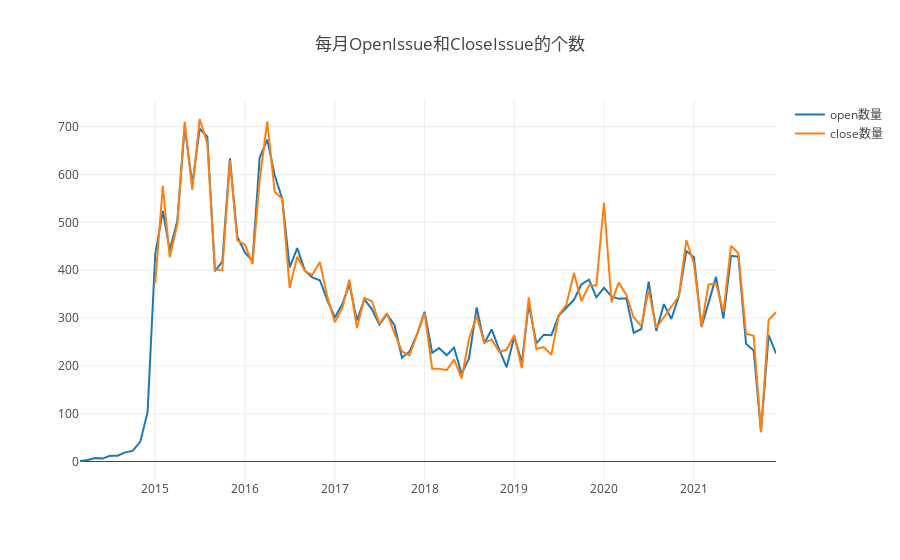

Write notebook code for a chart like this one.
### Code cell
//这里是二题
var openDigger = require('../src/open_digger');
var query = openDigger.driver.clickhouse.query;
var years = [2015,2016,2017,2018,2019,2020,2021];
var repo_id = 17165658;
Promise.all(
  years.map((year) => {
    return query(`
    select issue_created_at,issue_closed_at
    from github_log.events
    where repo_id=${repo_id} and type = 'PullRequestEvent' and toYear (created_at) = ${year}
    `);
  })
).then((data) => {
  //console.log(data);
  const issueOpenData = {};
  const issueCloseData = {};
  // let issumeAverageDuration = 0;
  for(let i = 0; i < data.length; i++) {
      for(let j = 0; j < data[i].length; j++) {
          if (data[i][j].issue_closed_at != null) {
              data[i][j].issue_created_at = data[i][j].issue_created_at.slice(0, 7);
              data[i][j].issue_closed_at = data[i][j].issue_closed_at.slice(0, 7);
              if (issueOpenData.hasOwnProperty(data[i][j].issue_created_at)){
                  issueOpenData[data[i][j].issue_created_at] = issueOpenData[data[i][j].issue_created_at]+1;
              }else{
                  issueOpenData[data[i][j].issue_created_at] = 1;
              }
          
              if (issueCloseData.hasOwnProperty(data[i][j].issue_closed_at)){
                  issueCloseData[data[i][j].issue_closed_at] = issueCloseData[data[i][j].issue_closed_at]+1;
              }else{
                  issueCloseData[data[i][j].issue_closed_at] = 1;
              }
          }
      }
  }
  const issueOpenDataOrder = Object.fromEntries(Object.entries(issueOpenData).sort());
  const issueCloseDataOrder = Object.fromEntries(Object.entries(issueCloseData).sort());

  let month = [],month2=[],openNum = [],closeNum = [];
  for (const key in issueOpenDataOrder) {
    month.push(key);
    openNum.push(issueOpenDataOrder[key]);
  }
  for (const key in issueCloseDataOrder) {
      if(key>'2015'){
          month2.push(key);
          closeNum.push(issueCloseDataOrder[key]);
      }
  }
  for(var i=0;i<month.length;i++){
      console.log(month[i] + ":","open数量:" + openNum[i]);
  }
  for(var i=0;i<month2.length;i++){
      console.log(month2[i] + ":","close数量:" + closeNum[i]);
  }
    
  openDigger.render.plotly([
                            {x: month, y: openNum, mode: 'scatter', name: 'open数量'},
                            {x: month2, y: closeNum, mode: 'scatter', name: 'close数量'},
                           ], { title: "每月OpenIssue和CloseIssue的个数" , 
                                
                              });
});

### Figure 1 — Plotly figure (JSON) as saved in the notebook; plotly's stock layout.template omitted (floating-point values rounded to 4 significant figures)
{"data": [{"mode": "scatter", "name": "open数量", "x": ["2014-03", "2014-04", "2014-05", "2014-06", "2014-07", "2014-08", "2014-09", "2014-10", "2014-11", "2014-12", "2015-01", "2015-02", "2015-03", "2015-04", "2015-05", "2015-06", "2015-07", "2015-08", "2015-09", "2015-10", "2015-11", "2015-12", "2016-01", "2016-02", "2016-03", "2016-04", "2016-05", "2016-06", "2016-07", "2016-08", "2016-09", "2016-10", "2016-11", "2016-12", "2017-01", "2017-02", "2017-03", "2017-04", "2017-05", "2017-06", "2017-07", "2017-08", "2017-09", "2017-10", "2017-11", "2017-12", "2018-01", "2018-02", "2018-03", "2018-04", "2018-05", "2018-06", "2018-07", "2018-08", "2018-09", "2018-10", "2018-11", "2018-12", "2019-01", "2019-02", "2019-03", "2019-04", "2019-05", "2019-06", "2019-07", "2019-08", "2019-09", "2019-10", "2019-11", "2019-12", "2020-01", "2020-02", "2020-03", "2020-04", "2020-05", "2020-06", "2020-07", "2020-08", "2020-09", "2020-10", "2020-11", "2020-12", "2021-01", "2021-02", "2021-03", "2021-04", "2021-05", "2021-06", "2021-07", "2021-08", "2021-09", "2021-10", "2021-11", "2021-12"], "y": [1, 3, 7, 6, 12, 12, 19, 22, 41, 103, 432, 524, 442, 503, 700, 580, 696, 679, 398, 418, 634, 470, 437, 419, 635, 673, 599, 549, 406, 446, 399, 385, 379, 338, 301, 330, 370, 295, 339, 318, 286, 308, 285, 217, 230, 265, 313, 227, 237, 222, 238, 183, 216, 322, 247, 276, 234, 197, 261, 207, 329, 247, 265, 264, 305, 322, 338, 370, 380, 343, 363, 345, 340, 341, 269, 277, 376, 273, 329, 298, 346, 440, 427, 281, 331, 386, 299, 430, 428, 246, 232, 63, 264, 226]}, {"mode": "scatter", "name": "close数量", "x": ["2015-01", "2015-02", "2015-03", "2015-04", "2015-05", "2015-06", "2015-07", "2015-08", "2015-09", "2015-10", "2015-11", "2015-12", "2016-01", "2016-02", "2016-03", "2016-04", "2016-05", "2016-06", "2016-07", "2016-08", "2016-09", "2016-10", "2016-11", "2016-12", "2017-01", "2017-02", "2017-03", "2017-04", "2017-05", "2017-06", "2017-07", "2017-08", "2017-09", "2017-10", "2017-11", "2017-12", "2018-01", "2018-02", "2018-03", "2018-04", "2018-05", "2018-06", "2018-07", "2018-08", "2018-09", "2018-10", "2018-11", "2018-12", "2019-01", "2019-02", "2019-03", "2019-04", "2019-05", "2019-06", "2019-07", "2019-08", "2019-09", "2019-10", "2019-11", "2019-12", "2020-01", "2020-02", "2020-03", "2020-04", "2020-05", "2020-06", "2020-07", "2020-08", "2020-09", "2020-10", "2020-11", "2020-12", "2021-01", "2021-02", "2021-03", "2021-04", "2021-05", "2021-06", "2021-07", "2021-08", "2021-09", "2021-10", "2021-11", "2021-12"], "y": [373, 576, 427, 496, 710, 568, 716, 665, 401, 400, 629, 462, 453, 413, 588, 711, 564, 549, 363, 428, 398, 390, 417, 345, 291, 322, 380, 279, 342, 335, 288, 310, 268, 230, 222, 267, 310, 194, 194, 191, 213, 174, 257, 304, 248, 255, 229, 234, 264, 195, 343, 235, 239, 223, 306, 328, 394, 335, 368, 368, 541, 333, 374, 348, 301, 283, 359, 279, 301, 323, 346, 463, 414, 282, 370, 372, 313, 451, 435, 267, 263, 61, 296, 312]}], "layout": {"autosize": true, "title": {"text": "每月OpenIssue和CloseIssue的个数"}, "xaxis": {"autorange": true, "range": ["2014-03-01", "2021-12-01"], "type": "date"}, "yaxis": {"autorange": true, "range": [-38.72, 755.7], "type": "linear"}}}
